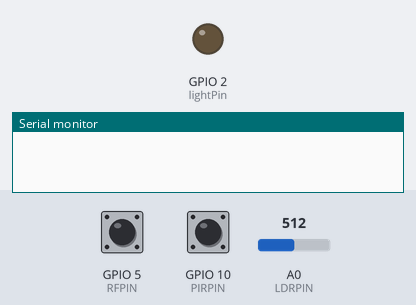
The sketch below on a simulated ESP8266 (NodeMCU). On the bench: output pins drawn as LEDs (lit = HIGH), the last lines printed to the serial monitor. The inputs (shaded band) are chosen by the test bench; at power-on: GPIO 5 (RFPIN) HIGH, GPIO 10 (PIRPIN) HIGH, A0 (LDRPIN) = 512. WiFi joins after 1.5 s; servers stay silent unless stated; no MQTT or app messages arrive unless stated.

Above: at 0.0 s.
At 2.7 s:
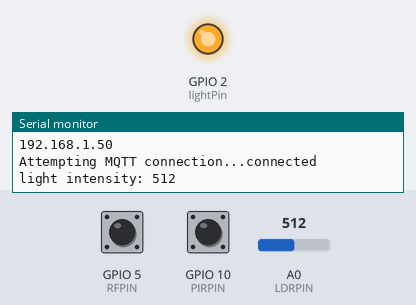
2.8 s: GPIO 5 (RFPIN) pulled LOW for 2.35 s
6.6 s: GPIO 10 (PIRPIN) pulsed LOW 2 times (0.12 s each, 0.3 s apart)
Timing chart, 0 to 9.6 s (numbered marks = the images above; inputs shaded):
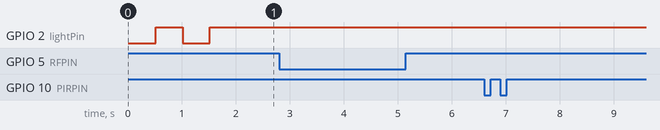

The sketch:

MotionSensorTest.ino
```cpp
//MotionSensorTest

#include <ESP8266WiFi.h>
#include <PubSubClient.h>
#include <ArduinoOTA.h>
extern "C" {
  #include "user_interface.h"
}

//-------------- String declairation--------------------------
const char* ssid = "LakeViewWiFi";
const char* password = "P@ssLakeView";
const char* mqtt_server = "192.168.2.12";
const char* mqtt_uname = "onkar20";
const char* mqtt_pass = "onkar20";
const char* mqtt_device_name = "MotionSensorTest";
const char* ota_device_name = "OTA_MotionSensorTest";
const char* ota_password = "onkar20";

//-------------variable declaration--------------------------------
WiFiClient espClient;
PubSubClient client(espClient);
#define PIRPIN    10
#define LDRPIN    A0
#define RFPIN     5
const int lightPin = 2;
int lightIntensity = 0;
bool rfMotionDetected = false;
bool pirMotionDetected = false;
int counter = 2;

//----------------------------------------------------------------------------------------------------
void setup() {
  pinMode(LDRPIN, INPUT);

  pinMode(PIRPIN, INPUT_PULLUP);
  attachInterrupt(digitalPinToInterrupt(PIRPIN), PIRInterruptOn, RISING);
  //attachInterrupt(digitalPinToInterrupt(PIRPIN), PIRInterruptOff, FALLING);
  pinMode(RFPIN, INPUT_PULLUP);
  attachInterrupt(digitalPinToInterrupt(RFPIN), RFInterruptOn, RISING);
  //attachInterrupt(digitalPinToInterrupt(RFPIN), RFInterruptOff, FALLING);

  pinMode(lightPin, OUTPUT);

  Serial.begin(115200);
  setup_wifi();
  setup_OTA();

  client.setServer(mqtt_server, 1883);
}

//----------------------------------------------------------------------------------------------------
void setup_OTA() {
  // Port defaults to 8266
  ArduinoOTA.setPort(8266);

  // Hostname defaults to esp8266-[ChipID]
  ArduinoOTA.setHostname(ota_device_name);

  // No authentication by default
  ArduinoOTA.setPassword((const char *)ota_password);

  ArduinoOTA.onStart([]() {
    Serial.println("Start");
  });
  ArduinoOTA.onEnd([]() {
    Serial.println("\nEnd");
  });
  ArduinoOTA.onProgress([](unsigned int progress, unsigned int total) {
    Serial.printf("Progress: %u%%\r", (progress / (total / 100)));
  });
  ArduinoOTA.onError([](ota_error_t error) {
    Serial.printf("Error[%u]: ", error);
    if (error == OTA_AUTH_ERROR) Serial.println("Auth Failed");
    else if (error == OTA_BEGIN_ERROR) Serial.println("Begin Failed");
    else if (error == OTA_CONNECT_ERROR) Serial.println("Connect Failed");
    else if (error == OTA_RECEIVE_ERROR) Serial.println("Receive Failed");
    else if (error == OTA_END_ERROR) Serial.println("End Failed");
  });
  ArduinoOTA.begin();
}

//----------------------------------------------------------------------------
void reconnect() {
  // Loop until we're reconnected
  while (!client.connected()) {
    Serial.print("Attempting MQTT connection...");
    // Attempt to connect
    if (client.connect(mqtt_device_name, mqtt_uname, mqtt_pass)) {
      Serial.println("connected");
      // Once connected, publish an announcement...
      client.publish("dev/out", "hello world");
    } else {
      Serial.print("failed, rc=");
      Serial.print(client.state());
      Serial.println(" try again in 5 seconds");
      // Wait 5 seconds before retrying
      delay(5000);
    }
  }
}

//----------------------------------------------------------------------------------------------------
void setup_wifi() {
  delay(10);
  // We start by connecting to a WiFi network
  Serial.println();
  Serial.print("Connecting to ");
  Serial.println(ssid);
  //for Light sleep
  WiFi.mode(WIFI_STA);
  wifi_set_sleep_type(LIGHT_SLEEP_T);

  WiFi.begin(ssid, password);

  while (WiFi.status() != WL_CONNECTED) {
    delay(500);
    Serial.print(".");
    digitalWrite(lightPin, !digitalRead(lightPin));
  }

  digitalWrite(lightPin, HIGH);
  Serial.println("");
  Serial.println("WiFi connected");
  Serial.println("IP address: ");
  Serial.println(WiFi.localIP());
}

//----------------------------------------------------------------------------------------------------
void PIRInterruptOn () {
  Serial.println("PIR motion detected");
  counter = 2;

//  if(!pirMotionDetected){
//    pirMotionDetected = true;
//    client.publish("home/PIRTest", "1");
//  }
}

//----------------------------------------------------------------------------------------------------
void PIRInterruptOff () {
  Serial.println("PIR motion stopped");
  counter = 2;

//  if(!pirMotionDetected){
//    pirMotionDetected = true;
//    client.publish("home/PIRTest", "1");
//  }
}

//----------------------------------------------------------------------------------------------------
void RFInterruptOn () {
  Serial.println("RF motion Detected");
  counter = 2;

//  if(!rfMotionDetected){
//    rfMotionDetected = true;
//    client.publish("home/RFTest", "1");
//  }
}

//----------------------------------------------------------------------------------------------------
void RFInterruptOff () {
  Serial.println("RF motion Stopped");
  counter = 2;

//  if(!rfMotionDetected){
//    rfMotionDetected = true;
//    client.publish("home/RFTest", "1");
//  }
}
//----------------------------------------------------------------------------------------------------
void readLight(){
  lightIntensity = analogRead(LDRPIN);

  Serial.print("light intensity: ");
  Serial.println(lightIntensity);
  client.publish("home/Test/light", String(lightIntensity).c_str());
}
//----------------------------------------------------------------------------------------------------

void loop() {
  ArduinoOTA.handle();

  if (!client.connected()) {
    reconnect();
  }

  readLight();

  if(digitalRead(RFPIN) == 0)
  {
    Serial.println("RF motion Stopped");
  }
//  if(counter == 0){
//    if(rfMotionDetected){
//      rfMotionDetected = false;
//      client.publish("home/RFTest", "0");
//    }
//    if(pirMotionDetected){
//      pirMotionDetected = false;
//      client.publish("home/PIRTest", "0");
//    }
//  }

  counter--;
  delay(2000);
}
```
